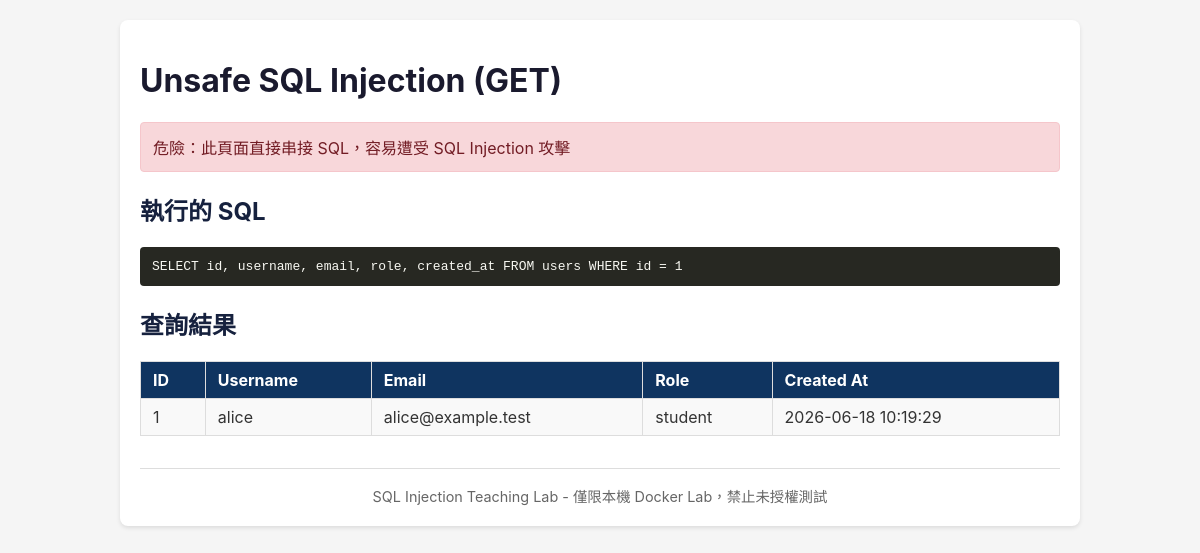
Page /unsafe.php on the committed database.
### tables this page shows
CREATE TABLE IF NOT EXISTS users (
  id INT AUTO_INCREMENT PRIMARY KEY,
  username VARCHAR(50) NOT NULL,
  email VARCHAR(100) NOT NULL,
  role VARCHAR(20) NOT NULL DEFAULT 'student',
  created_at DATETIME NOT NULL DEFAULT CURRENT_TIMESTAMP,
  updated_at DATETIME NULL DEFAULT NULL ON UPDATE CURRENT_TIMESTAMP
);

### src/unsafe.php (the view, shortened to what this page needs)
<?php
require_once __DIR__ . '/db.php';
$id = $_GET['id'] ?? '1';
$sql = "SELECT id, username, email, role, created_at FROM users WHERE id = $id";
$stmt = $pdo->query($sql);
$rows = $stmt->fetchAll();
?>
<!DOCTYPE html>
<html lang="zh-TW">
<head>
    <link rel="stylesheet" href="style.css">
</head>
<body>
    <div class="container">
        <h1>Unsafe SQL Injection (GET)</h1>
        <div class="danger">危險：此頁面直接串接 SQL，容易遭受 SQL Injection 攻擊</div>
        <h2>執行的 SQL</h2>
        <pre><?= htmlspecialchars($sql, ENT_QUOTES, 'UTF-8') ?></pre>
        <h2>查詢結果</h2>
        <table>
            <tr><th>ID</th><th>Username</th><th>Email</th><th>Role</th><th>Created At</th></tr>
            <?php foreach ($rows as $row): ?>
            <tr>
                <td><?= htmlspecialchars($row['id'], ENT_QUOTES, 'UTF-8') ?></td>
                <td><?= htmlspecialchars($row['username'], ENT_QUOTES, 'UTF-8') ?></td>
                <td><?= htmlspecialchars($row['email'], ENT_QUOTES, 'UTF-8') ?></td>
                <td><?= htmlspecialchars($row['role'], ENT_QUOTES, 'UTF-8') ?></td>
                <td><?= htmlspecialchars($row['created_at'], ENT_QUOTES, 'UTF-8') ?></td>
            </tr>
            <?php endforeach; ?>
        </table>
        <div class="footer">SQL Injection Teaching Lab - 僅限本機 Docker Lab，禁止未授權測試</div>
    </div>
</body>
</html>

### src/style.css (style rules this page uses)
body { font-family: -apple-system, BlinkMacSystemFont, "Segoe UI", Roboto, sans-serif; max-width: 960px; margin: 0 auto; padding: 20px; background: #f5f5f5; color: #333; }
.container { background: #fff; padding: 20px; border-radius: 8px; box-shadow: 0 2px 4px rgba(0,0,0,0.1); }
h1 { color: #1a1a2e; }
h2 { color: #16213e; }
table { width: 100%; border-collapse: collapse; margin: 16px 0; }
th, td { border: 1px solid #ddd; padding: 8px 12px; text-align: left; }
th { background: #0f3460; color: #fff; }
tr:nth-child(even) { background: #f9f9f9; }
pre { background: #272822; color: #f8f8f2; padding: 12px; border-radius: 4px; overflow-x: auto; }
.danger { background: #f8d7da; color: #721c24; padding: 12px; border-radius: 4px; border: 1px solid #f5c6cb; margin: 16px 0; }
.footer { margin-top: 32px; padding-top: 16px; border-top: 1px solid #ddd; font-size: 0.9em; color: #666; text-align: center; }

### rows in the picture
users: id "1", username "alice", email "alice@example.test", role "student", created_at "2026-06-18 10:19:29"

### other values in the picture
$sql "SELECT id, username, email, role, created_at FROM users WHERE id = 1"
